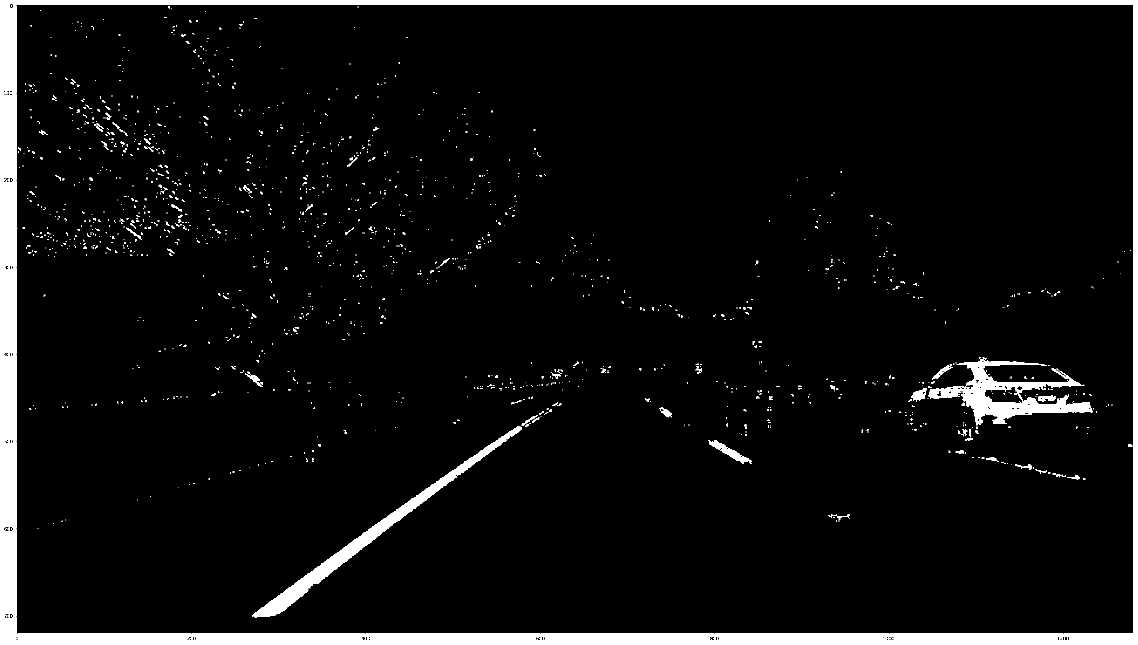
#> input picture test_images/index.png, 2275 x 1290 px (shown at 1/2 size)
$ python -i advancedCV.py   (imports and definitions only)   (older library calls are emulated)
#> lines starting #> are read from the running program, lines starting #| are printed output that depends on the picture; after the words box and inside, x2 and y2 are one past the last pixel; in counts of white or black regions, pixels touching at a corner belong together
#> further down, picture is the input picture: shape (1290, 2275, 3); 5.7% white; 1492 white regions (1381 under 20 px), largest, box (x1, y1, x2, y2) and area: (0, 0, 2275, 1290) 126146, (1857, 715, 2185, 851) 13199, (504, 853, 1044, 1235) 12888
import cv2
import numpy as np
import matplotlib.pyplot as plt

def undistort_image(image, matrix, distance):
    return cv2.undistort(image, matrix, distance, None, matrix)

def abs_sobel_thresh(img, orient='x', sobel_kernel=3, thresh = (0, 255)):
    thresh_min = thresh[0]
    thresh_max = thresh[1]

    try:
        #grayscale the image
        gray = cv2.cvtColor(img, cv2.COLOR_RGB2GRAY)

        if orient=='y':
            sobel = cv2.Sobel(gray, cv2.CV_64F, 0, 1, ksize= sobel_kernel)
        else:
            sobel = cv2.Sobel(gray, cv2.CV_64F, 1, 0, ksize= sobel_kernel)

        #Take the absolute value of the derivate or gradient
        abs_sobel = np.absolute(sobel)

        scaled_sobel = np.uint8(255*abs_sobel / np.max(abs_sobel))

        binary_output = np.zeros_like(scaled_sobel)

        binary_output[(scaled_sobel >= thresh_min) & (scaled_sobel <= thresh_max)] = 1

    except Exception as e:
        print(e)

        binary_output = None

    finally:
        return binary_output

def mag_thresh(img, sobel_kernel = 3, thresh = (0, 255)):
    thresh_min = thresh[0]
    thresh_max = thresh[1]

    try:
        gray = cv2.cvtColor(img, cv2.COLOR_RGB2GRAY)

        sobel_x = cv2.Sobel(gray, cv2.CV_64F, 1, 0, ksize=sobel_kernel)
        sobel_y = cv2.Sobel(gray, cv2.CV_64F, 0, 1, ksize=sobel_kernel)

        sobel = (sobel_x**2 + sobel_y**2)**0.5

        scaled_sobel = np.uint8(sobel*255/np.max(sobel))

        binary_output = np.zeros_like(scaled_sobel)

        binary_output[(scaled_sobel >= thresh_min) & (scaled_sobel <= thresh_max)]=1

    except Exception as e:

        print(e)
        binary_output = None

    finally:
        return binary_output

def dir_thresh(img, sobel_kernel=3, thresh=(0, np.pi/2)):
    thresh_min, thresh_max = thresh[0], thresh[1]
    try:
        gray = cv2.cvtColor(img, cv2.COLOR_RGB2GRAY)
        #Calculate gradient direction
        #Apply threshold
        sobel_x = cv2.Sobel(gray, cv2.CV_64F, 1, 0, ksize=sobel_kernel)
        sobel_y = cv2.Sobel(gray, cv2.CV_64F, 0, 1, ksize=sobel_kernel)

        sobel_angle = np.arctan2(np.absolute(sobel_y), np.absolute(sobel_x))

        binary_output = np.zeros_like(sobel_angle)

        #binary mask where direction thresholds are met
        binary_output[(sobel_angle >= thresh_min) & (sobel_angle <= thresh_max)] = 1
    except Exception as e:
        print(e)
        binary_output = None

    finally:
        return binary_output

def transform_source(width, height, width_offset, ref_width = 512, ref_height = 460):

    return np.float32([[width_offset, height],[ref_width, ref_height],[width - ref_width, ref_height],[width - width_offset, height]])

def transform_destination(width, height, width_offset):

    return np.float32([[width_offset, height], [width_offset, 0], [width - width_offset, 0], [width - width_offset, height]])

#transform the image
# [16 lines left out: function warp, not called in this run]


def threshold_image(img):
    #Color channel only
    combined_color = np.zeros((img.shape[0], img.shape[1]))

    RGB_red = img[:,:,0]
    road_dst_HLS = cv2.cvtColor(img, cv2.COLOR_RGB2HLS)
#> road_dst_HLS: shape (1290, 2275, 3); mean of channels 0, 1, 2 0, 14.5, 0
    HLS_sat = road_dst_HLS[:,:,2]
#> HLS_sat: shape (1290, 2275); every value is 0
    road_dst_HSV = cv2.cvtColor(img, cv2.COLOR_RGB2HSV)
#> road_dst_HSV: shape (1290, 2275, 3); mean H, S, V 0, 0, 14.5
    HSV_val = road_dst_HSV[:,:,2]

    red_thres = (175, 255)
    val_thres = (170, 255)
    sat_thres = (100, 255)

    color_criteria = ((RGB_red >= red_thres[0]) & (RGB_red <= red_thres[1])) \
                    & ((HLS_sat >= sat_thres[0]) & (HLS_sat <= sat_thres[1])) #
                    # ((HSV_val >= val_thres[0]) & (HSV_val <= val_thres[1]))


    combined_color[color_criteria] = 1

    #Gradient color only
    combined_gradient = np.zeros((img.shape[0], img.shape[1]))

    sobelx_channel = abs_sobel_thresh(img, orient='x', sobel_kernel=3, thresh = (40, 255))
#> in abs_sobel_thresh, `sobel = cv2.Sobel(gray, cv2.CV_64F, 1, 0, ksize= sobel_kernel)`:
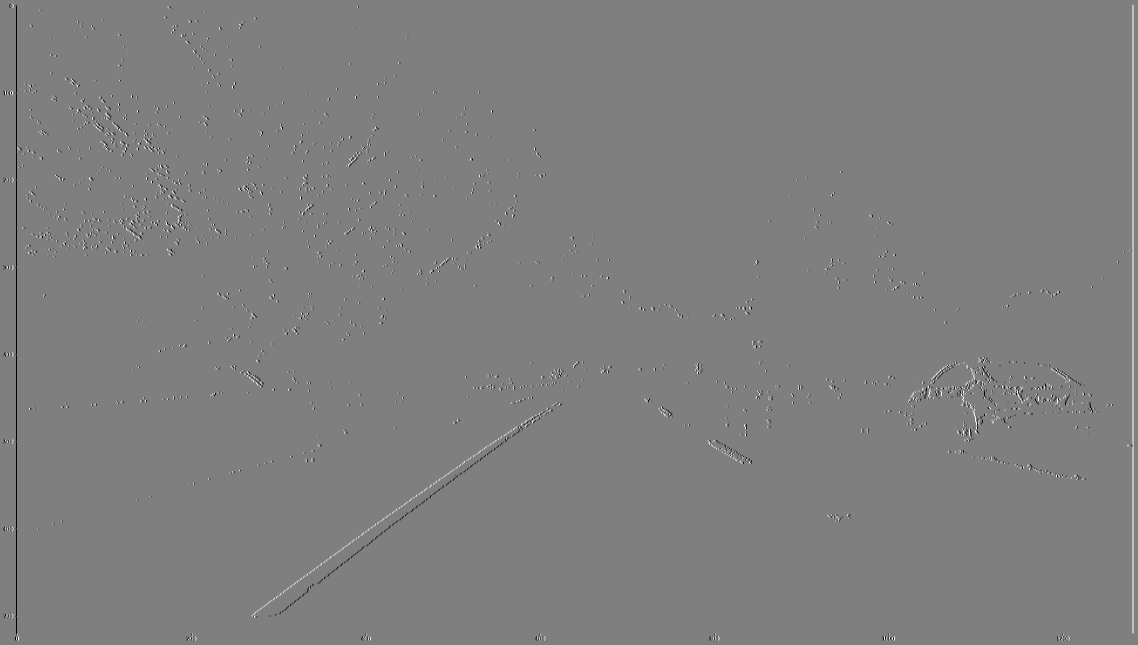
#> sobel: shape (1290, 2275) float64 (shown at 1/2 size); min -1020, max 1020, mean 0; drawn with min black and max white
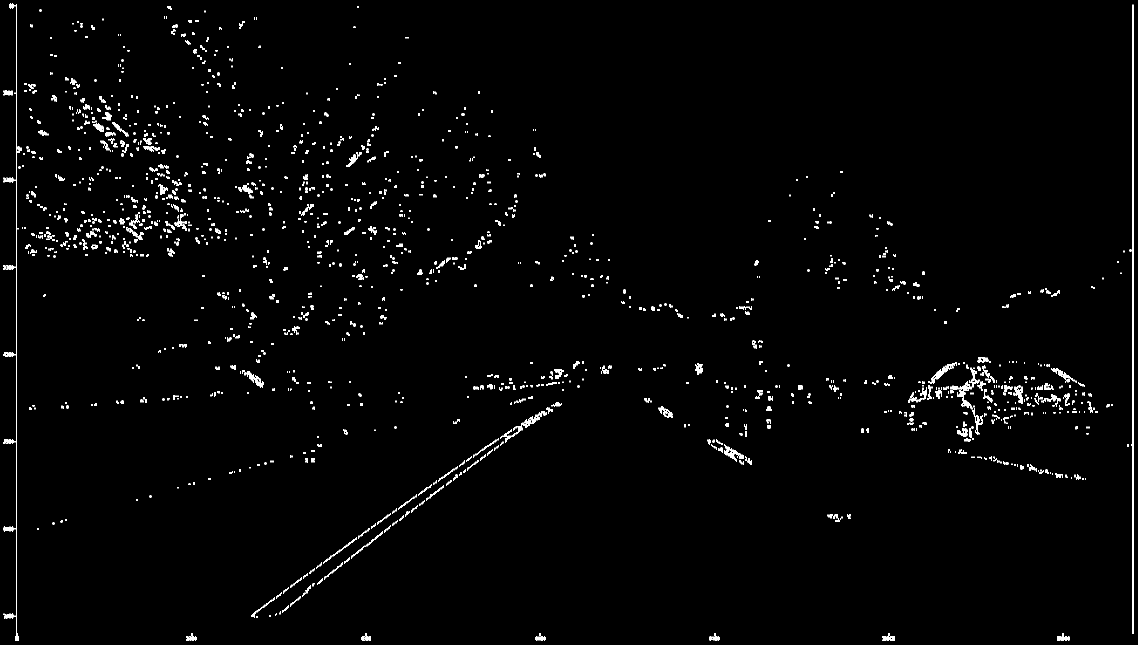
#> sobelx_channel: shape (1290, 2275) (shown at 1/2 size); values 0 (black) and 1 (white), 1.6% white in thin lines or dots
    sobely_channel = abs_sobel_thresh(img, orient='y', sobel_kernel=3, thresh = (60, 255))
#> call 2 of abs_sobel_thresh, with orient = 'y', sobel_kernel = 3, thresh = (60, 255)
#> in abs_sobel_thresh (call 2), `abs_sobel = np.absolute(sobel)`:
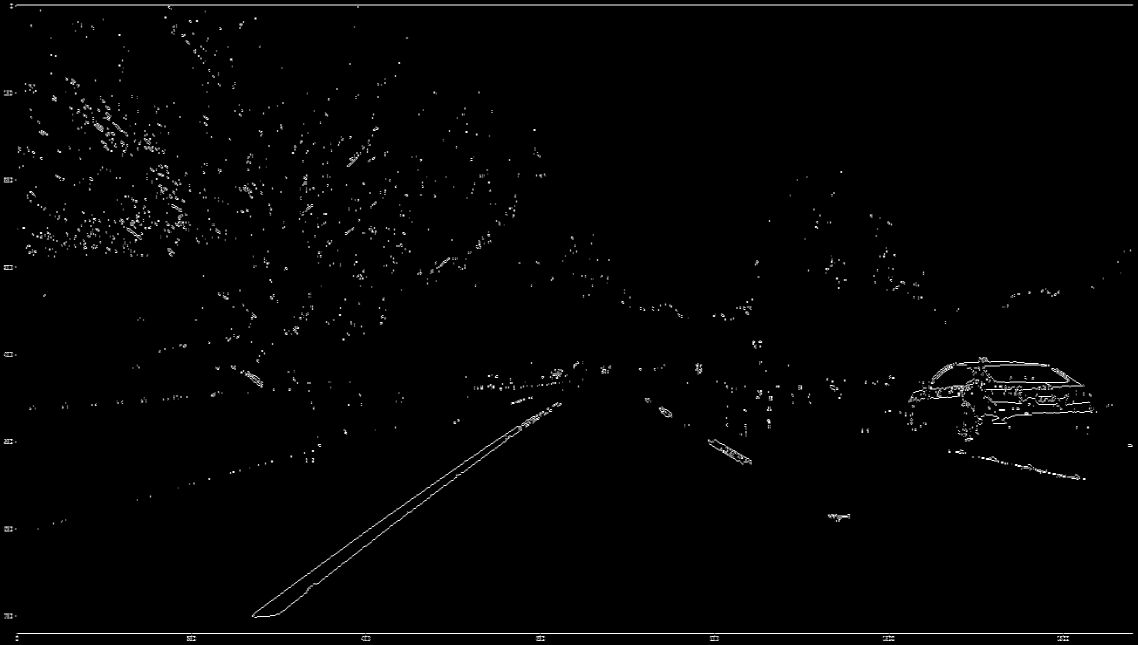
#> abs_sobel: shape (1290, 2275) float64 (shown at 1/2 size); min 0, max 1020, mean 12.1; drawn with min black and max white
#> sobely_channel: shape (1290, 2275); values 0 (black) and 1 (white), 1.8% white in thin lines or dots

    mag_channel = mag_thresh(img, 3, (60, 255))
#> in mag_thresh, `sobel = (sobel_x**2 + sobel_y**2)**0.5`:
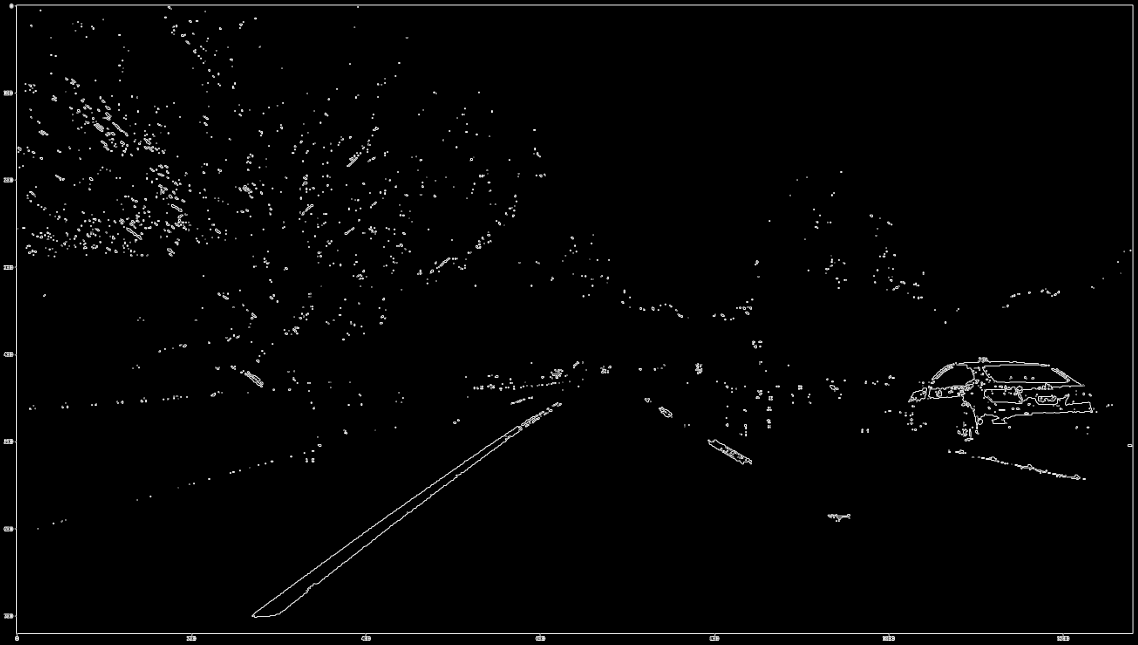
#> sobel: shape (1290, 2275) float64 (shown at 1/2 size); min 0, max 1140.4, mean 18.2; drawn with min black and max white
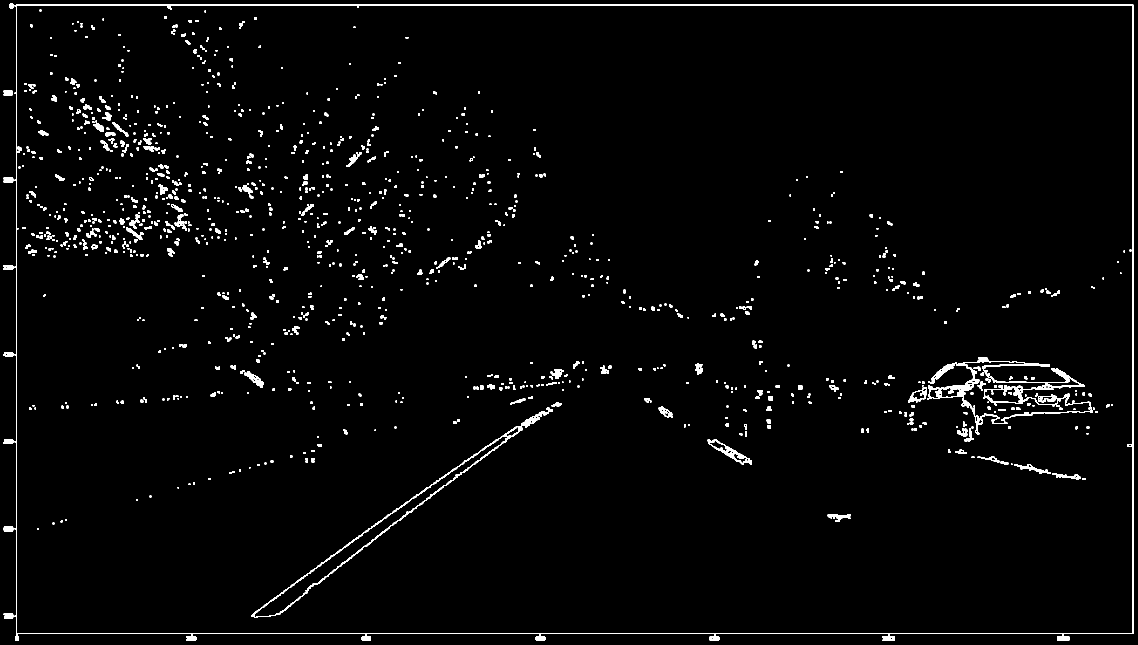
#> mag_channel: shape (1290, 2275) (shown at 1/2 size); values 0 (black) and 1 (white), 2.2% white; 1150 white regions (531 under 20 px), largest, box (x1, y1, x2, y2) and area: (29, 9, 2267, 1282) 15375, (1856, 714, 2189, 859) 6684, (503, 815, 1105, 1236) 4388


    dir_channel = dir_thresh(img, 3, (40 * np.pi / 180,75 * np.pi / 180))
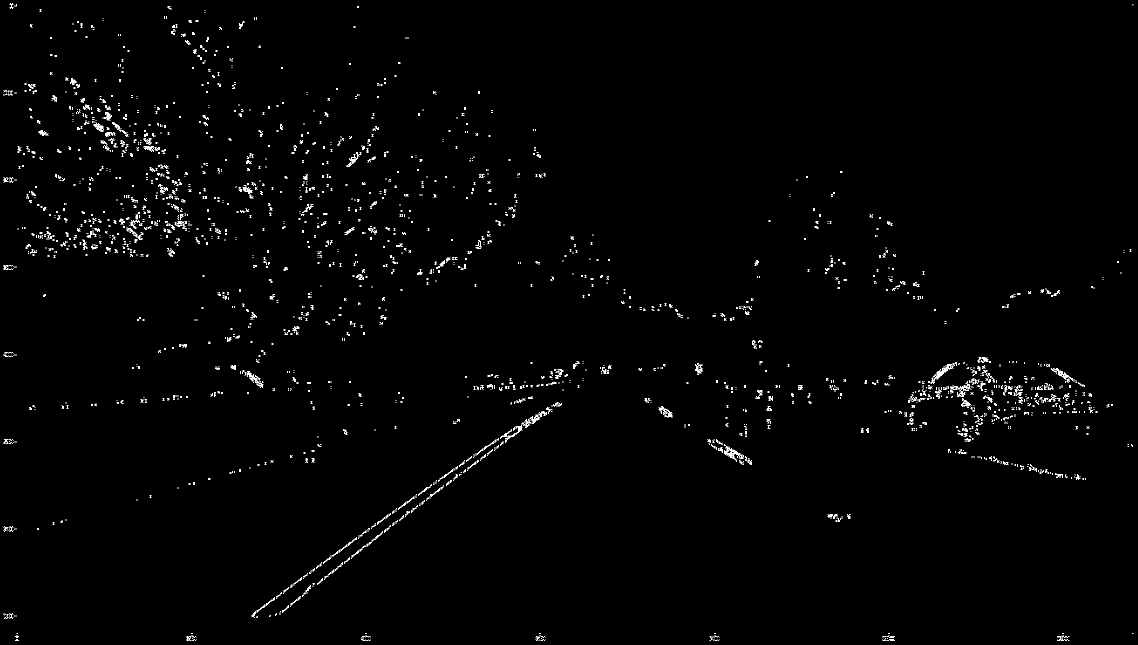
#> dir_channel: shape (1290, 2275) float64 (shown at 1/2 size); values 0 (black) and 1 (white), 0.95% white in thin lines or dots

    gradient_criteria = ((sobelx_channel == 1) & (sobely_channel == 1) & (mag_channel == 1)) \
                        & (dir_channel == 1)
#> gradient_criteria: shape (1290, 2275) bool; 0.95% white in thin lines or dots

    combined_gradient[gradient_criteria] = 1

    #combine two channels
    combined = np.zeros_like(combined_gradient)
    combined[(combined_gradient == 1) | (combined_color == 1)] = 255

    return combined

# [291 lines left out: functions histogram, scan_lane_pixels, search_around_poly, fit_polynomial, draw_detected_lane_lines, fill_lane and 4 more, not called in this run]


>>> import cv2
>>> picture = cv2.cvtColor(cv2.imread('test_images/index.png'), cv2.COLOR_BGR2RGB)
>>> result = threshold_image(picture)
#> result: shape (1290, 2275) float64; 0.95% white in thin lines or dots
